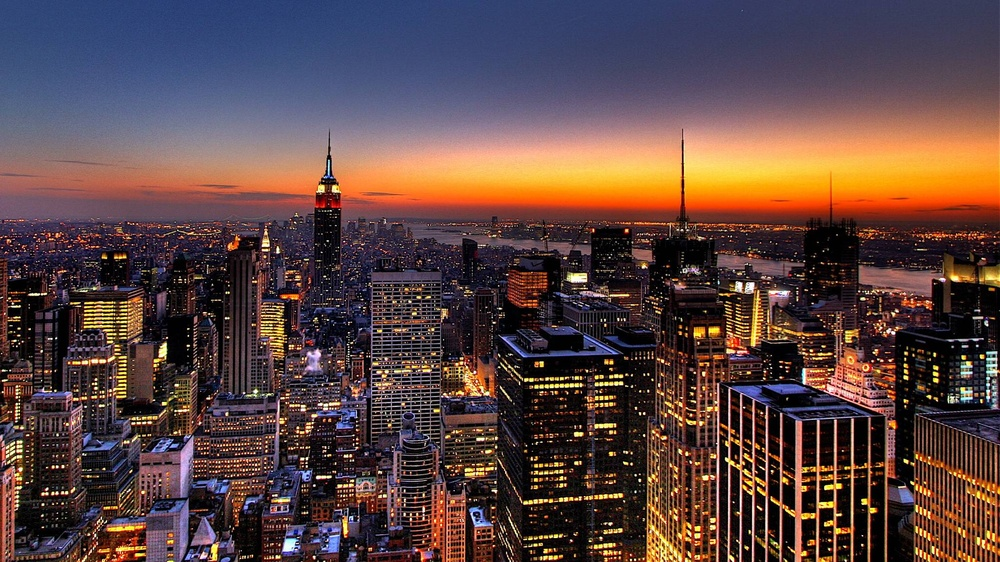
#> input picture histogram.jpg, 1000 x 562 px, shrunk from 2048 x 1152 before the run, found by its file name
$ python histogram.py   (older library calls are emulated)
#> lines starting #> are read from the running program, lines starting #| are printed output that depends on the picture
import numpy as np
import matplotlib.pyplot as plt
import cv2

img_file = cv2.imread('F:\CVIP Projects\Project1/histogram.jpg', 0)
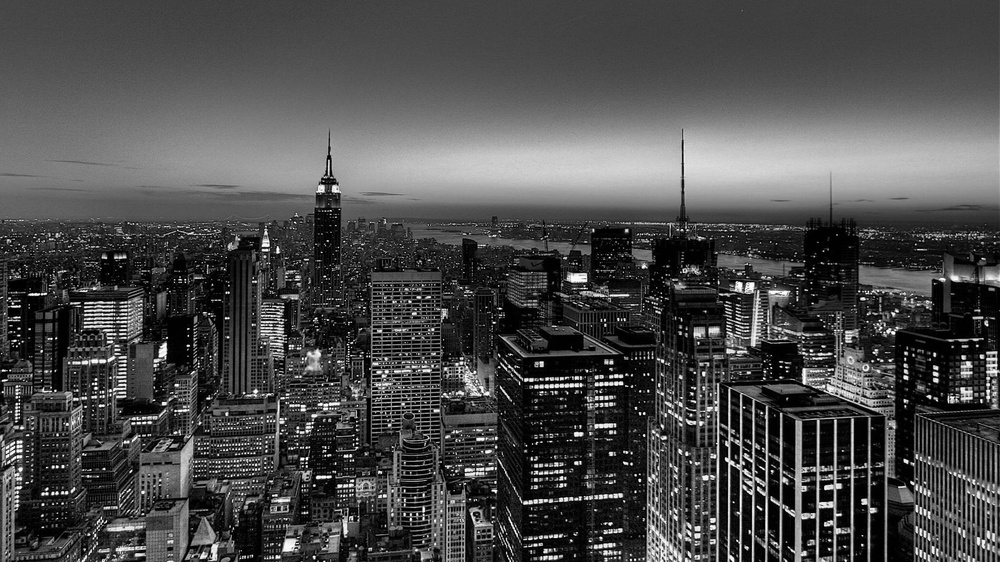
#> img_file: shape (562, 1000); min 0, max 255, mean 75.7
cv2.imshow('Original Image',img_file)
height, width = img_file.shape
#> height = 562; width = 1000

#From the Histogram Equalization Algorithm
#Step 1:

H_img = np.zeros(256, dtype = np.int)
G = np.zeros(256, dtype = np.int)
H_cum = np.zeros(256, dtype = np.int)
H_output_img = np.zeros(256, dtype = np.int)
transform = np.zeros(256, dtype = np.int)
final_img = np.zeros((height, width), np.uint8)

#Step 2:

def histogram():
    for i in range(0,256):
        H_img[i] = i

    for i in range(0, height):
        for j in range(0, width):
            gp = img_file[i][j]
            G[gp] = G[gp] + 1

    plt.figure('Original Image Histogram')
    plt.xlabel('gray-levels')
    plt.ylabel('number of pixels')
    plt.title('Original_Image_Histogram')
    plt.plot(H_img, G)
    plt.show()
    return

#Step 3:

def cumulative():
    H_cum[0] = G[0]

    for i in range(0,256):
        H_img[i] = i

    for i in range(1, 256):
        H_cum[i] = H_cum[i-1] + G[i]

    plt.figure('Cumulative Histogram')
    plt.xlabel('Gray-levels')
    plt.ylabel('Total pixels')
    plt.title('Cumulative_Histogram')
    plt.plot(H_img, H_cum)
    plt.show()
    return

#Step 4:

def Transformation():
    for i in range(0,256):
        H_img[i] = i

    for i in range(0,256):
        transform[i] = np.round((255*H_cum[i])/img_file.size)

    plt.figure('Transformation')
    plt.xlabel('Gray-levels')
    plt.ylabel('transform')
    plt.title('Transformation_function')
    plt.plot(H_img, transform)
    plt.show()

    return transform

#Step 5:

def output_histogram(transform):
    for i in range(0,256):
        H_img[i] = i

    for i in range(0, height):
        for j in range(0, width):
            gp = img_file[i][j]
            final_img[i][j] = transform[gp]

    for i in range(0, height):
        for j in range(0, width):
              gp = final_img[i][j]
              H_output_img[gp] = H_output_img[gp] + 1

    plt.figure('Output Image Histogram')
    plt.xlabel('Gray-levels')
    plt.ylabel('Number of pixels')
    plt.title('Output_Image_Histogram')
    plt.plot(H_img, H_output_img)
    plt.show()
    return final_img

histogram()
#> after the loop in histogram, `for i in range(0, height):`: G = 256 values, max 11166 at index 0, min 71 at index 254, mean 2195.3
#> in histogram, `plt.show()`:
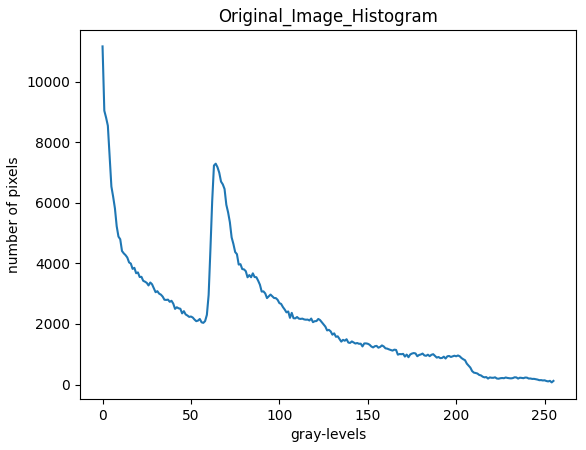
#> figure drawn by matplotlib, 1 panel; curve peaks at x = 0, y = 11166
cumulative()
#> after the loop in cumulative, `for i in range(1, 256):`: H_cum = 256 values from 11166 to 562000
#> in cumulative, `plt.show()`:
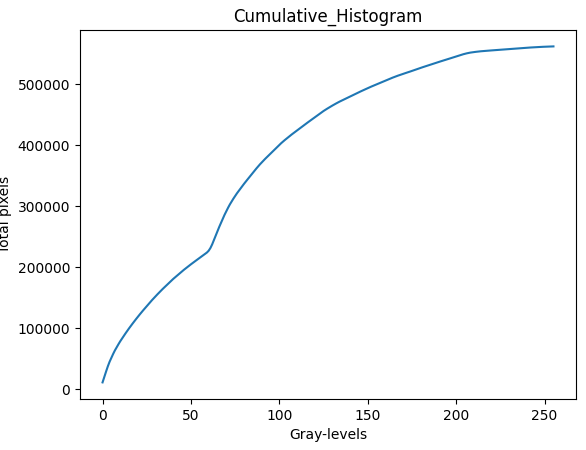
#> figure drawn by matplotlib, 1 panel; curve peaks at x = 255, y = 562000
transform_function = Transformation()
#> after the loop in Transformation, `for i in range(0,256):`: transform = 256 values from 5 to 255
#> in Transformation, `plt.show()`:
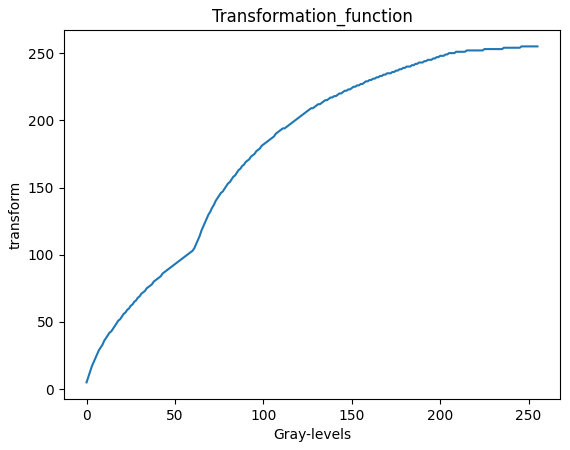
#> figure drawn by matplotlib, 1 panel; curve peaks at x = 246, y = 255
#> transform_function = 256 values from 5 to 255
final_image = output_histogram(transform_function)
#> after the loop in output_histogram, `for i in range(0, height):`:
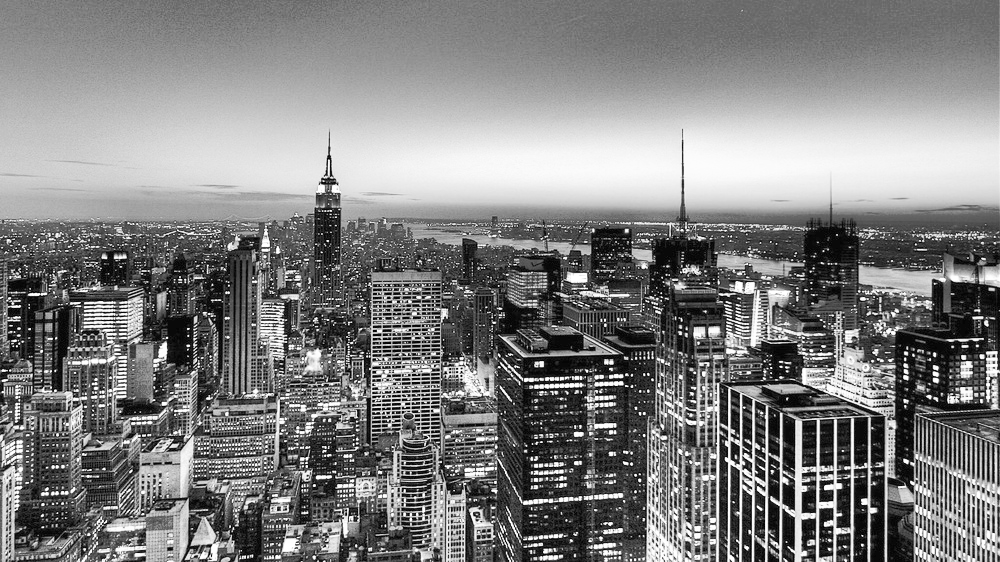
#> final_img: shape (562, 1000); min 5, max 255, mean 128.4
#> after the loop in output_histogram, `for i in range(0, height):`: H_output_img = 256 values, max 11166 at index 5, min 0 at index 0, mean 2195.3
#> in output_histogram, `plt.show()`:
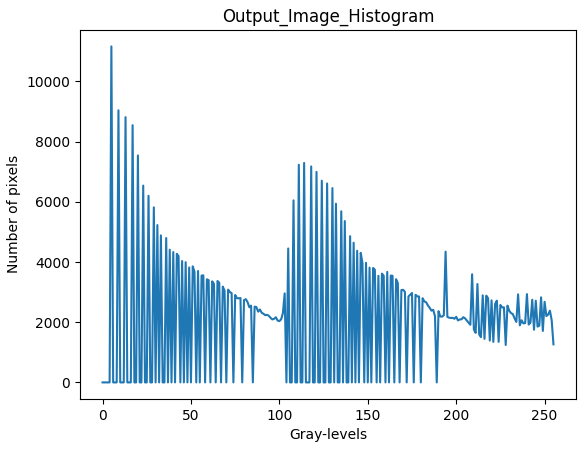
#> figure drawn by matplotlib, 1 panel; curve peaks at x = 5, y = 11166

cv2.imshow('Final Image', final_image)
